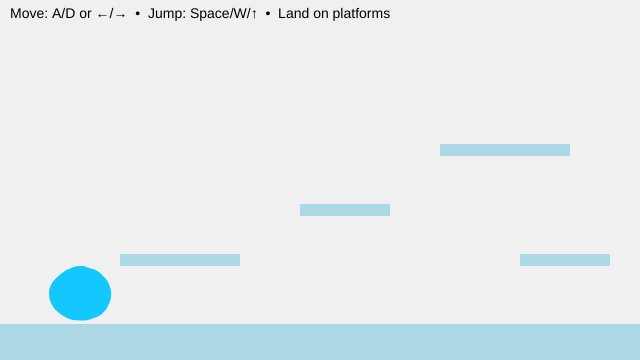
Frame 1 (no input)
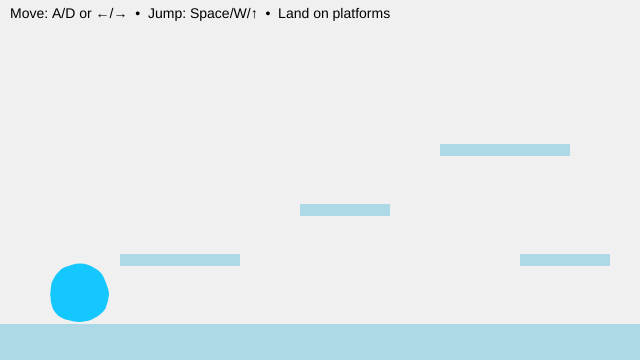
Frame 60 (no input)
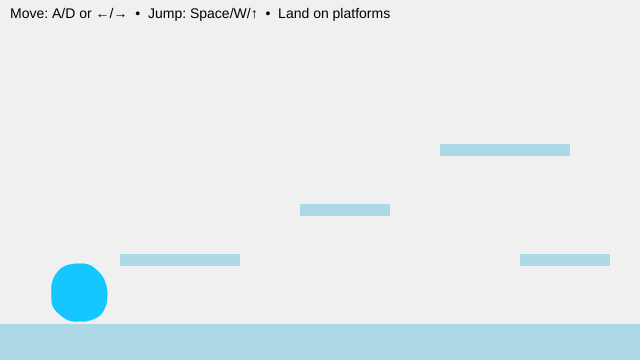
Frame 120 (the mouse pressed at the canvas centre since frame 60)

The p5.js sketch that drew these frames (run headless with seeded random() and noise() and a simulated clock; from frame 60 on, the mouse is pressed at the canvas centre):

// p5.js sketch
// ── sketch.js
// Y-position of the floor (ground level)
let floorY3;

// Player character (soft, animated blob)
let blob3 = {
  // Position (centre of the blob)
  x: 80,
  y: 0,

  // Visual properties
  r: 30, // Base radius
  points: 48, // Number of points used to draw the blob
  wobble: 7, // Edge deformation amount
  wobbleFreq: 0.7,

  // Time values for breathing animation
  t: 0,
  tSpeed: 0.01,

  // Physics: velocity
  vx: 0, // Horizontal velocity
  vy: 0, // Vertical velocity

  // Movement tuning
  accel: 0.65, // Horizontal acceleration
  maxRun: 4.0, // Maximum horizontal speed
  gravity: 0.65, // Downward force
  jumpV: -11.0, // Initial jump impulse

  // State
  onGround: false, // True when standing on a platform

  // Friction
  frictionAir: 0.995, // Light friction in air
  frictionGround: 0.88, // Stronger friction on ground
};

// List of solid platforms the blob can stand on
// Each platform is an axis-aligned rectangle (AABB)
let platforms = [];

function setup() {
  createCanvas(640, 360);

  // Define the floor height
  floorY3 = height - 36;

  noStroke();
  textFont("sans-serif");
  textSize(14);

  // Create platforms (floor + steps)
  platforms = [
    { x: 0, y: floorY3, w: width, h: height - floorY3 }, // floor
    { x: 120, y: floorY3 - 70, w: 120, h: 12 }, // low step
    { x: 300, y: floorY3 - 120, w: 90, h: 12 }, // mid step
    { x: 440, y: floorY3 - 180, w: 130, h: 12 }, // high step
    { x: 520, y: floorY3 - 70, w: 90, h: 12 }, // return ramp
  ];

  // Start the blob resting on the floor
  blob3.y = floorY3 - blob3.r - 1;
}

function draw() {
  background(240);

  // --- Draw all platforms ---
  fill("lightblue");
  for (const p of platforms) {
    rect(p.x, p.y, p.w, p.h);
  }

  // --- Input: left/right movement ---
  let move = 0;
  if (keyIsDown(65) || keyIsDown(LEFT_ARROW)) move -= 1; // A or ←
  if (keyIsDown(68) || keyIsDown(RIGHT_ARROW)) move += 1; // D or →
  blob3.vx += blob3.accel * move;

  // --- Apply friction and clamp speed ---
  blob3.vx *= blob3.onGround ? blob3.frictionGround : blob3.frictionAir;
  blob3.vx = constrain(blob3.vx, -blob3.maxRun, blob3.maxRun);

  // --- Apply gravity ---
  blob3.vy += blob3.gravity;

  // --- Collision representation ---
  // We collide using a rectangle (AABB),
  // even though the blob is drawn as a circle
  let box = {
    x: blob3.x - blob3.r,
    y: blob3.y - blob3.r,
    w: blob3.r * 2,
    h: blob3.r * 2,
  };

  // --- STEP 1: Move horizontally, then resolve X collisions ---
  box.x += blob3.vx;
  for (const s of platforms) {
    if (overlap(box, s)) {
      if (blob3.vx > 0) {
        // Moving right → hit the left side of a platform
        box.x = s.x - box.w;
      } else if (blob3.vx < 0) {
        // Moving left → hit the right side of a platform
        box.x = s.x + s.w;
      }
      blob3.vx = 0;
    }
  }

  // --- STEP 2: Move vertically, then resolve Y collisions ---
  box.y += blob3.vy;
  blob3.onGround = false;

  for (const s of platforms) {
    if (overlap(box, s)) {
      if (blob3.vy > 0) {
        // Falling → land on top of a platform
        box.y = s.y - box.h;
        blob3.vy = 0;
        blob3.onGround = true;
      } else if (blob3.vy < 0) {
        // Rising → hit the underside of a platform
        box.y = s.y + s.h;
        blob3.vy = 0;
      }
    }
  }

  // --- Convert collision box back to blob centre ---
  blob3.x = box.x + box.w / 2;
  blob3.y = box.y + box.h / 2;

  // Keep blob inside the canvas horizontally
  blob3.x = constrain(blob3.x, blob3.r, width - blob3.r);

  // --- Draw the animated blob ---
  blob3.t += blob3.tSpeed;
  drawBlobCircle(blob3);

  // --- HUD ---
  fill(0);
  text("Move: A/D or ←/→  •  Jump: Space/W/↑  •  Land on platforms", 10, 18);
}

// Axis-Aligned Bounding Box (AABB) overlap test
// Returns true if rectangles a and b intersect
function overlap(a, b) {
  return (
    a.x < b.x + b.w && a.x + a.w > b.x && a.y < b.y + b.h && a.y + a.h > b.y
  );
}

// Draws the blob using Perlin noise for a soft, breathing effect
function drawBlobCircle(b) {
  fill(20, 200, 255);
  beginShape();

  for (let i = 0; i < b.points; i++) {
    const a = (i / b.points) * TAU;

    // Noise-based radius offset
    const n = noise(
      cos(a) * b.wobbleFreq + 100,
      sin(a) * b.wobbleFreq + 100,
      b.t,
    );

    const r = b.r + map(n, 0, 1, -b.wobble, b.wobble);

    vertex(b.x + cos(a) * r, b.y + sin(a) * r);
  }

  endShape(CLOSE);
}

// Jump input (only allowed when grounded)
function keyPressed() {
  if (
    (key === " " || key === "W" || key === "w" || keyCode === UP_ARROW) &&
    blob3.onGround
  ) {
    blob3.vy = blob3.jumpV;
    blob3.onGround = false;
  }
}

/* In-class tweaks for experimentation:
   • Add a new platform:
     platforms.push({ x: 220, y: floorY3 - 150, w: 80, h: 12 });

   • “Ice” feel → frictionGround = 0.95
   • “Sand” feel → frictionGround = 0.80
*/
